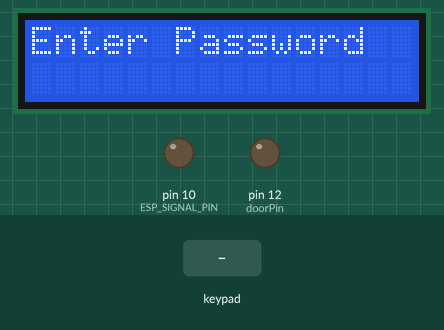
This sketch was run on a simulated Arduino Uno, built with avr-gcc and run on an emulated ATmega328P. On the bench: 16×2 character LCD, output pins drawn as LEDs (lit = HIGH). The inputs (shaded band) are chosen by the test bench. EEPROM starts erased.

Above: at 6.3 s.
6.4 s: keypad keys 9 8 7 6 pressed 0.4 s apart
At 10.2 s:
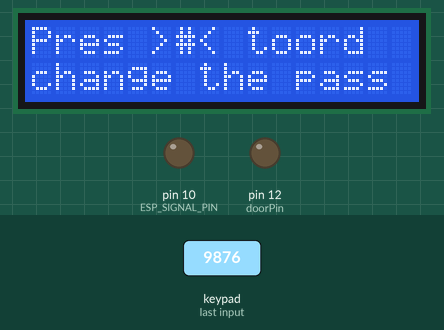
11.0 s: key 'A' pressed
At 12.7 s:
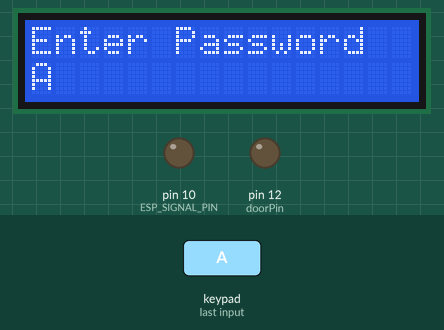
13.3 s: key 'B' pressed
At 14.4 s:
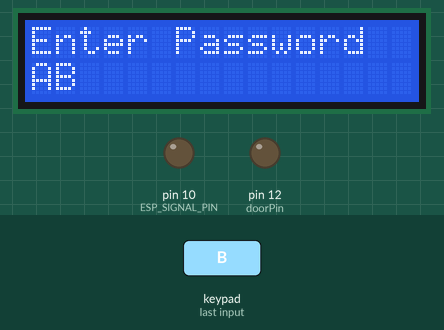
14.8 s: key 'C' pressed
At 15.5 s:
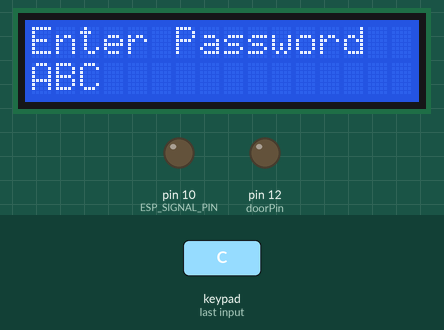
16.3 s: keypad keys 9 8 7 6 * pressed 0.4 s apart
At 17.3 s:
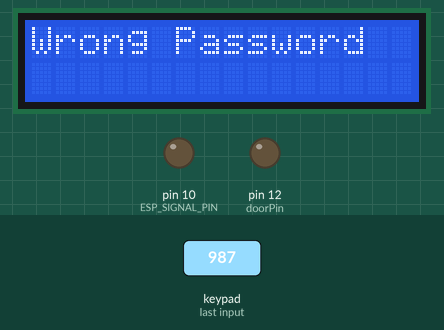
21.3 s: key '#' pressed
At 26.5 s:
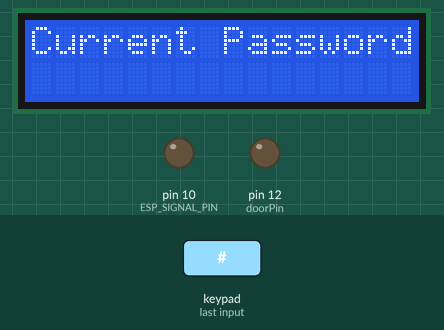
Timing chart, 0 to 26.8 s (numbered marks = the images above; inputs shaded):
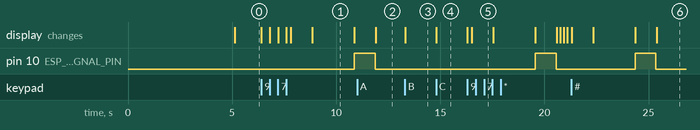

Measured:
- after the input at 6.4 s, pin 10 (ESP_SIGNAL_PIN): LOW → HIGH after 4.5 s; the display: first changes at once (image 1 shows a later state)
- after the input at 11.0 s, the display: changes after 0.89 s (image 2)
- after the input at 13.3 s, the display: changes at once (image 3)
- after the input at 14.8 s, the display: changes at once (image 4)
- after the input at 16.3 s, pin 10 (ESP_SIGNAL_PIN): LOW → HIGH after 3.3 s, → LOW 1.0 s later; the display: first changes at once (image 5 shows a later state)
- after the input at 21.3 s, the display: first differs from a run without the input after 4.1 s (image 6)
- what the display in image 1 shows lasts 2.0 s, from 8.9 s to 10.9 s

The sketch:

ArduinoUno.ino
```cpp
#include <Keypad.h>
#include <EEPROM.h>
#include <Wire.h>
#include <LiquidCrystal_I2C.h>

LiquidCrystal_I2C lcd(0x27, 16, 2);
char password[4];
char initial_password[4], new_password[4];
int vcc = 11;
int i = 0;
int doorPin = 12;
#define ESP_SIGNAL_PIN 10
char key_pressed = 0;
const byte rows = 4;
const byte columns = 4;
char hexaKeys[rows][columns] = {
    {'1','2','3','A'},
    {'4','5','6','B'},
    {'7','8','9','C'},
    {'*','0','#','D'}
};
byte row_pins[rows] = {9, 8, 7, 6};
byte column_pins[columns] = {5, 4, 3, 2};
Keypad keypad_key = Keypad(makeKeymap(hexaKeys), row_pins, column_pins, rows, columns);

void setup(){


  pinMode(ESP_SIGNAL_PIN, OUTPUT);
  digitalWrite(ESP_SIGNAL_PIN, LOW); // Ensure the signal is LOW initially

  lcd.init();
  lcd.backlight();
  pinMode(doorPin, OUTPUT);
  pinMode(vcc, OUTPUT);


  lcd.print("    Welcome     ");
  lcd.setCursor(0,1);
  lcd.print("Electronic Lock ");
  delay(5000);
  lcd.clear();
  lcd.print("Enter Password");
  lcd.setCursor(0,1);
  initialpassword();
}

void loop() {
    digitalWrite(doorPin, LOW);

    key_pressed = keypad_key.getKey();
    if (key_pressed == '#') {
        change();
    }
    if (key_pressed) {
        password[i++] = key_pressed;
        lcd.print(key_pressed);
    }
    if (i == 4) {
        delay(200);
        for (int j = 0; j < 4; j++) {
            initial_password[j] = EEPROM.read(j);
        }
        if (strncmp(password, initial_password, 4) == 0) {
            lcd.clear();
            lcd.print("Pass Accepted");
            digitalWrite(doorPin, HIGH);
            delay(5000);
            lcd.setCursor(0, 0);
            lcd.print("Pres >#< to");
            lcd.setCursor(0, 1);
            lcd.print("change the pass");
            delay(3000);
            lcd.clear();
            lcd.print("Enter Password:");
            lcd.setCursor(0, 1);
            i = 0;
        } else {
            digitalWrite(doorPin, LOW);
            lcd.clear();
            lcd.print("Wrong Password");
            delay(1000);
            lcd.setCursor(0, 0);
            lcd.print("Pres >#< to");
            lcd.setCursor(0, 1);
            lcd.print("change the pass");
            delay(2000);
            lcd.clear();
            lcd.print("Enter Password");
            lcd.setCursor(0, 1);
            i = 0;

            // Send signal to ESP32-CAM
            digitalWrite(ESP_SIGNAL_PIN, HIGH);
            delay(1000); // Ensure the ESP32-CAM captures the signal
            digitalWrite(ESP_SIGNAL_PIN, LOW);

        }
    }
}


void change(){
  int j=0;
  lcd.clear();
  lcd.print("Current Password");
  lcd.setCursor(0,1);
  while(j<4){
    char key=keypad_key.getKey();
    if(key)
    {
      new_password[j++]=key;
      lcd.print(key);
    }
    key=0;
  }
  delay(500);

  if((strncmp(new_password, initial_password, 4))){
    lcd.clear();
    lcd.print("Wrong Password");
    lcd.setCursor(0,1);
    lcd.print("Try Again");
    delay(1000);
  }

  else{
  j=0;
  lcd.clear();
  lcd.print("New Password:");
  lcd.setCursor(0,1);

  while(j<4){
    char key=keypad_key.getKey();
    if(key)
    {
      initial_password[j]=key;
      lcd.print(key);
      EEPROM.write(j,key);
      j++;
    }
  }
  lcd.print("Pass Changed");
  delay(1000);
  }

lcd.clear();
lcd.print("Enter Password");
lcd.setCursor(0,1);
key_pressed=0;
}

void initialpassword(){
  int j;
  for(j=0;j<4;j++)
  EEPROM.write(j,j+49);
  for(j=0;j<4;j++)
  initial_password[j]=EEPROM.read(j);
}
```
